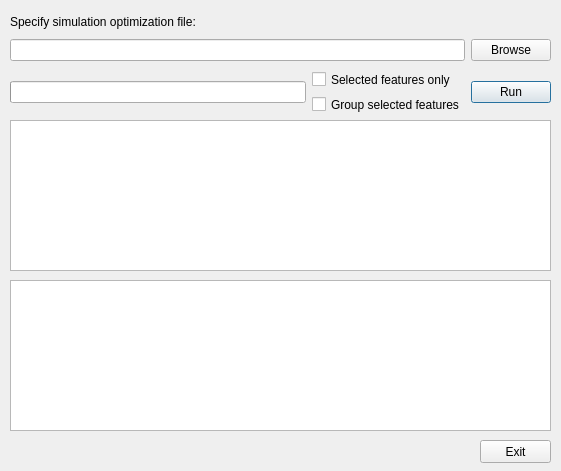
<?xml version="1.0" encoding="UTF-8"?>
<ui version="4.0">
 <class>SimOptimizerDlg</class>
 <widget class="QDialog" name="SimOptimizerDlg">
  <property name="geometry">
   <rect>
    <x>0</x>
    <y>0</y>
    <width>561</width>
    <height>471</height>
   </rect>
  </property>
  <property name="sizePolicy">
   <sizepolicy hsizetype="Fixed" vsizetype="Fixed">
    <horstretch>0</horstretch>
    <verstretch>0</verstretch>
   </sizepolicy>
  </property>
  <property name="minimumSize">
   <size>
    <width>561</width>
    <height>471</height>
   </size>
  </property>
  <property name="maximumSize">
   <size>
    <width>561</width>
    <height>471</height>
   </size>
  </property>
  <property name="windowTitle">
   <string>Simulation Optimizer</string>
  </property>
  <widget class="QWidget" name="horizontalLayoutWidget_2">
   <property name="geometry">
    <rect>
     <x>10</x>
     <y>70</y>
     <width>541</width>
     <height>44</height>
    </rect>
   </property>
   <layout class="QHBoxLayout" name="horizontalLayout_3">
    <item>
     <widget class="QProgressBar" name="ProgressBar"/>
    </item>
    <item>
     <layout class="QVBoxLayout" name="verticalLayout">
      <item>
       <widget class="QCheckBox" name="cbxOnlySelected">
        <property name="text">
         <string>Selected features only</string>
        </property>
       </widget>
      </item>
      <item>
       <widget class="QCheckBox" name="cbxDoGroup">
        <property name="text">
         <string>Group selected features</string>
        </property>
       </widget>
      </item>
     </layout>
    </item>
    <item>
     <widget class="QPushButton" name="btnRun">
      <property name="text">
       <string>Run</string>
      </property>
     </widget>
    </item>
   </layout>
  </widget>
  <widget class="QWidget" name="verticalLayoutWidget_3">
   <property name="geometry">
    <rect>
     <x>10</x>
     <y>10</y>
     <width>541</width>
     <height>51</height>
    </rect>
   </property>
   <layout class="QVBoxLayout" name="verticalLayout_3">
    <item>
     <widget class="QLabel" name="Label3">
      <property name="text">
       <string>Specify simulation optimization file:</string>
      </property>
     </widget>
    </item>
    <item>
     <layout class="QHBoxLayout" name="horizontalLayout_2">
      <item>
       <widget class="QLineEdit" name="tbxFile">
        <property name="toolTip">
         <string>Give the filepath and filename of the output shapefile</string>
        </property>
       </widget>
      </item>
      <item>
       <widget class="QPushButton" name="btnBrowse">
        <property name="toolTip">
         <string>Gives dialog box for selecting output filepath and filename.</string>
        </property>
        <property name="text">
         <string>Browse</string>
        </property>
       </widget>
      </item>
     </layout>
    </item>
   </layout>
  </widget>
  <widget class="QTextBrowser" name="textSimulation">
   <property name="geometry">
    <rect>
     <x>10</x>
     <y>120</y>
     <width>541</width>
     <height>151</height>
    </rect>
   </property>
   <property name="font">
    <font>
     <family>Consolas</family>
     <pointsize>8</pointsize>
    </font>
   </property>
   <property name="lineWrapMode">
    <enum>QTextEdit::NoWrap</enum>
   </property>
  </widget>
  <widget class="QPushButton" name="btnExit">
   <property name="geometry">
    <rect>
     <x>480</x>
     <y>440</y>
     <width>71</width>
     <height>23</height>
    </rect>
   </property>
   <property name="text">
    <string>Exit</string>
   </property>
  </widget>
  <widget class="QTextBrowser" name="textOptimization">
   <property name="geometry">
    <rect>
     <x>10</x>
     <y>280</y>
     <width>541</width>
     <height>151</height>
    </rect>
   </property>
   <property name="font">
    <font>
     <family>Consolas</family>
     <pointsize>8</pointsize>
    </font>
   </property>
   <property name="lineWrapMode">
    <enum>QTextEdit::NoWrap</enum>
   </property>
  </widget>
 </widget>
 <resources/>
 <connections/>
</ui>
